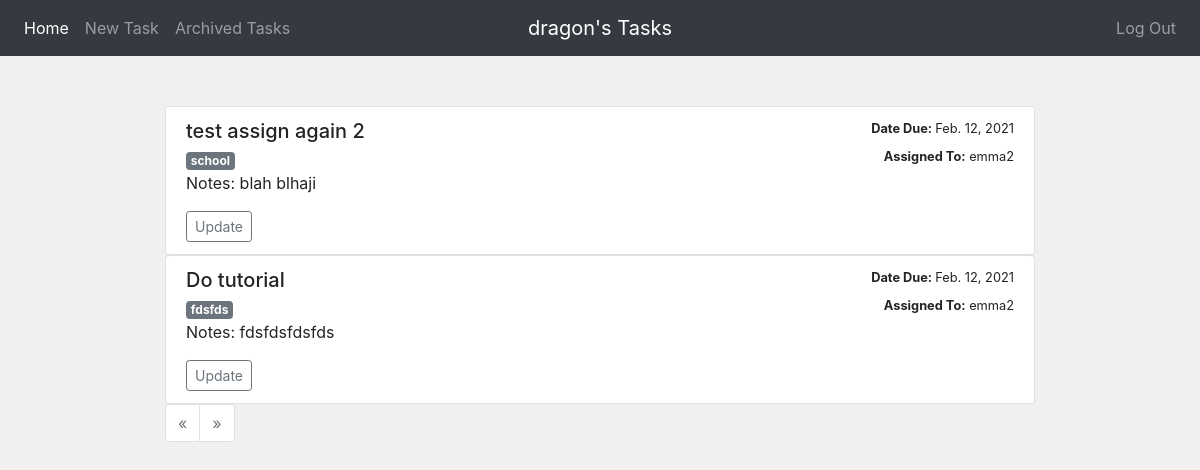
Before: /all-tasks-assigned-by-user (signed in) with the older database file.
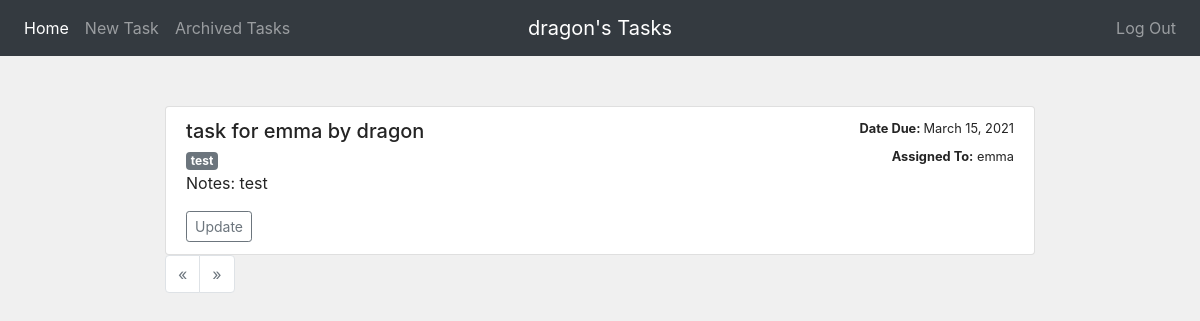
After: the same page with the newer database file.
### tasks/models.py (models this page shows, shortened)
class Task(models.Model):
    task_user = models.ForeignKey(User, on_delete=models.CASCADE, default=1)
    task_assigned_to = models.CharField(max_length=30,default="",blank=True)
    task_assigned_by = models.CharField(max_length=30,default="", editable=False)
    title =  models.CharField(max_length=30)
    label =  models.CharField(max_length=8)
    notes = models.TextField(editable=True, max_length=200)
    due_date = models.DateField('Date Due', editable=True)
    pub_date = models.DateTimeField('Date Created',default=now, editable=False)
    archive = models.BooleanField(default=False)
    def __str__(self):
        return self.title

### tasks/views.py (the view)
# urls.py: path('all-tasks-assigned-by-user', views.AllTasksUserAssigned.as_view(), name='all-tasks-assigned-by-user'),
class AllTasksUserAssigned(ListView):
    template_name = 'task/all-tasks-assigned-by-user.html'
    model = Task
    paginate_by = 5
    context_object_name = 'tasks'
    def get_queryset(self):
        data = self.model.objects.all().filter(archive=False)
        user_created_tasks = data.filter(task_user=self.request.user).filter(task_assigned_by=self.request.user.username)
        return user_created_tasks.distinct().order_by('-due_date')

### tasks/templates/task/all-tasks-assigned-by-user.html
{% extends "base.html" %}
{% block content %}
<div class="container" style="width:75%">
  <ul class="list-group">
    {% for task in tasks %}
        {% include 'task/tasklist-assigned-by-user.html' %}
    {% endfor %}
</ul>
{% include 'task/pagination.html' %}
</div>
{% endblock %}

### templates/base.html (shortened to what this page needs)
{% load static %}
<!doctype html>
<html lang="en">
<head>
    <link rel="stylesheet" href="https://stackpath.bootstrapcdn.com/bootstrap/4.1.3/css/bootstrap.min.css">
    <link rel="stylesheet" type ="text/css" href="{% static 'task/custom.css' %}">
</head>
<body>
    {% include 'task/navbar.html' %}
    {% block content %}{% endblock %}
</body>
</html>

### tasks/templates/task/navbar.html (shortened to what this page needs)
<nav class="navbar navbar-expand-md navbar-dark bg-dark">
  {% if user.is_authenticated %}
    <div class="navbar-collapse collapse w-100 order-1 order-md-0 dual-collapse2">
        <ul class="navbar-nav mr-auto">
          <li class="nav-item active">
            <a class="nav-link" href="{% url 'dashboard' %}">Home <span class="sr-only">(current)</span></a>
          </li>
          <li class="nav-item">
            <a class="nav-link" href="{% url 'new-task' %}">New Task</a>
          </li>
          <li class="nav-item">
            <a class="nav-link" href="{% url 'archived-task' %}">Archived Tasks</a>
          </li>
        </ul>
    </div>
    <div class="mx-auto order-0">
        <a class="navbar-brand mx-auto" href="{% url 'dashboard' %}">{{user.username}}'s Tasks   </a>
    </div>
    <div class="navbar-collapse collapse w-100 order-3 dual-collapse2">
        <ul class="navbar-nav ml-auto">
          <li class="nav-item">
            <a class="nav-link" href="{% url 'logout' %}">Log Out</a>
          </li>
        </ul>
    </div>
  {% endif %}
</nav>

### tasks/templates/task/tasklist-assigned-by-user.html
<ul class="list-group">
      <li class="list-group-item">
        <div class="d-flex w-100 justify-content-between">
          <h5 class="mb-1">{{ task }}</h5>
          <small><span style="font-weight: bold;">Date Due: </span> {{ task.due_date }}</small>
        </div>
        <span class="badge badge-secondary">{{ task.label }}</span>
        {% if task.task_assigned_by %}
        <small style="float:right"><span style="font-weight: bold;">Assigned To:</span> {{ task.task_assigned_to}}</small>
        {% endif %}
        <p>Notes: {{task.notes}}</p>
        <a href="{% url 'update-task' pk=task.id %}"><button type="button" class="btn btn-outline-secondary btn-sm">Update</button>
        </a>
      </li>
    </ul>

### tasks/templates/task/pagination.html (shortened to what this page needs)
<div style="margin: auto">
    <nav aria-label="Page navigation example">
        <ul class="pagination">
            {% if page_obj.has_previous %}
                <li class="page-item">
                    <a class="page-link" href="?page={{ page_obj.previous_page_number }}" aria-label="Previous">
                        <span aria-hidden="true">&laquo;</span>
                        <span class="sr-only">Previous</span>
                    </a>
                </li>
            {% else %}
                <li class="page-item disabled">
                    <a class="page-link" href="#!" aria-label="Previous">
                        <span aria-hidden="true">&laquo;</span>
                    </a>
                </li>
            {% endif %}
            {% if page_obj.has_next %}
                <li class="page-item">
                    <a class="page-link" href="?page={{ page_obj.next_page_number }}" aria-label="Next">
                    <span aria-hidden="true">&raquo;</span>
                    <span class="sr-only">Next</span>
                    </a>
                </li>
            {% else %}
                <li class="page-item disabled">
                    <a class="page-link" href="#!" aria-label="Next">
                        <span aria-hidden="true">&raquo;</span>
                    </a>
                </li>
            {% endif %}
        </ul>
  </nav>
</div>

### tasks/static/task/custom.css (style rules this page uses)
body { color: rgb(36, 36, 36); background-color: rgb(240, 240, 240); }
nav { margin-bottom: 50px; }

Changed rows visible on the page:
removed Task: title "test assign again 2", due_date "Feb. 12, 2021", label "school", task_assigned_to "emma2", notes "blah blhaji"
removed Task: title "Do tutorial", due_date "Feb. 12, 2021", label "fdsfds", task_assigned_to "emma2", notes "fdsfdsfdsfds"
now on this page (row edited): Task: title "task for emma by dragon", due_date "March 15, 2021", label "test", task_assigned_to "emma", notes "test"
